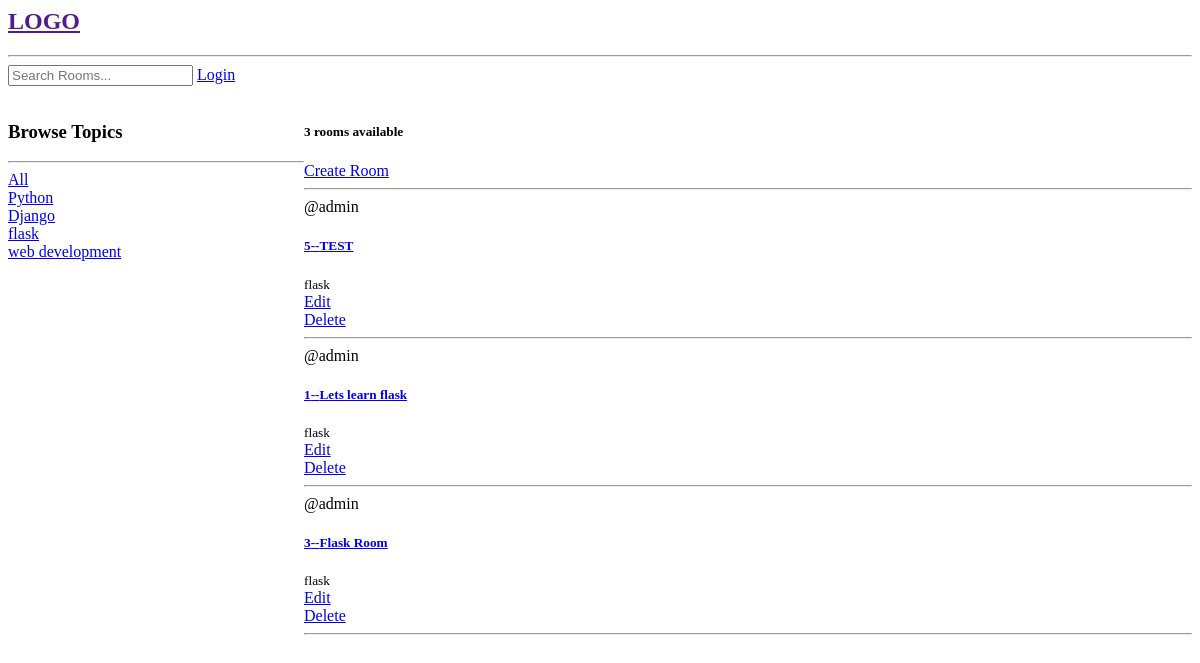
The app's page /?q=flask, older data.
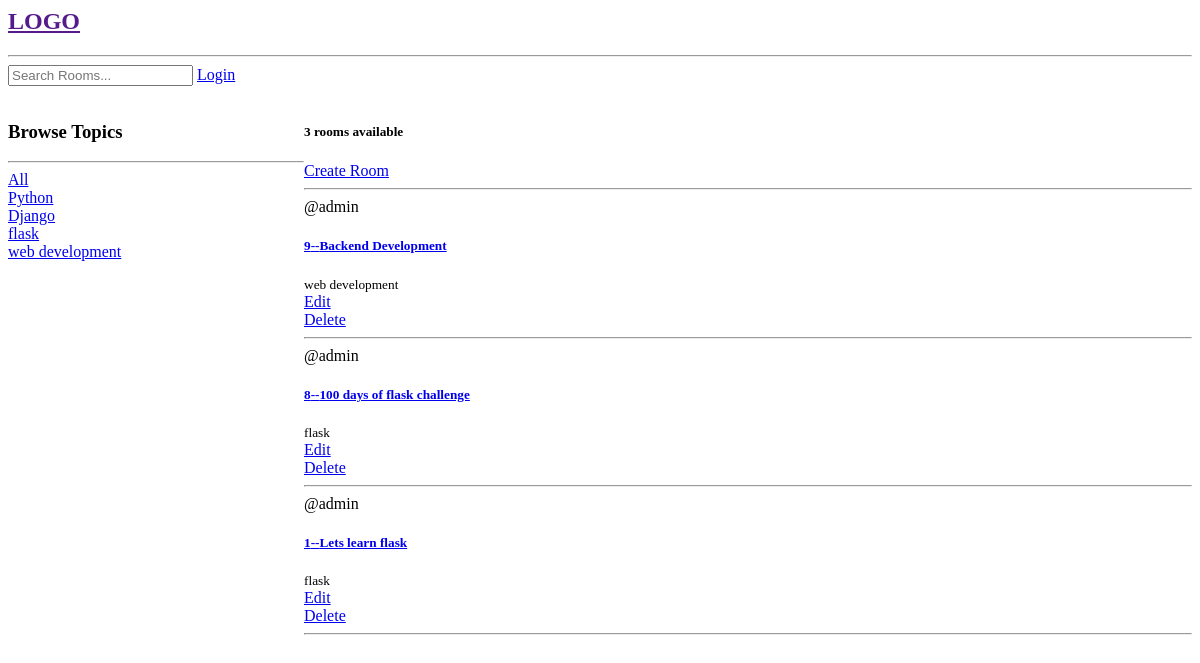
The same page, newer data.
### base/models.py (models this page shows, shortened)
class Topic(models.Model):
    name = models.CharField(max_length=200)

class Room(models.Model):
    host = models.ForeignKey(User, on_delete=models.SET_NULL, null=True,blank=True)
    topic = models.ForeignKey(Topic, on_delete=models.SET_NULL, null=True, blank=True)
    name = models.CharField(max_length=100)
    description = models.TextField(null=True, blank=True)
    updated = models.DateTimeField(auto_now=True)
    created = models.DateTimeField(auto_now_add=True)
    class Meta:
        ordering = ('-updated','-created')

### base/views.py (the view)
# urls.py: path('',views.home,name='home'),
def home(request):
    q = request.GET.get('q') if request.GET.get('q') !=  None  else ''
    rooms = Room.objects.filter(
        Q(topic__name__icontains = q) |
        Q(name__icontains = q) |
        Q(description__icontains = q)
    )
    topics = Topic.objects.all()
    room_count = rooms.count()
    context = {'rooms':rooms, 'topics':topics,'room_count':room_count}
    return render(request, 'base/home.html',context)

### base/templates/base/home.html (shortened to what this page needs)
{% extends "main.html" %} {% block content %}
<div class="home-container">
  <div>
    <h3>Browse Topics</h3>
    <hr />
    <div>
      <a href=" {% url 'home'%}">All</a>
    </div>
    {% for topic in topics %}
    <div>
      <a href=" {% url 'home'%}?q={{topic.name}}">{{topic.name}}</a>
    </div>
    {% endfor %}
  </div>
  <div>
    <h5>{{room_count}} rooms available</h5>
    <a href="{% url 'create-room' %}">Create Room </a>
    <hr />
    {% for room in rooms %}
    <div>
      <span> @{{room.host.username}}</span>
      <h5>
        <a href=" {% url 'room' room.id %}">{{room.id}}--{{room.name}} </a>
      </h5>
      <small>{{room.topic.name}}</small><br />
      <a href=" {% url 'update-Room' room.id %}">Edit</a><br />
      <a href=" {% url 'delete-Room' room.id %}">Delete</a>
      <hr />
    </div>
    {% endfor %}
  </div>
</div>
{% endblock %}

Row changes from the older to the newer data that the page shows:
removed Room: host.username "admin", id "5", name "TEST", topic.name "flask"
removed Room: host.username "admin", id "3", name "Flask Room", topic.name "flask"
added Room: host.username "admin", id "9", name "Backend Development", topic.name "web development"
added Room: host.username "admin", id "8", name "100 days of flask challenge", topic.name "flask"
